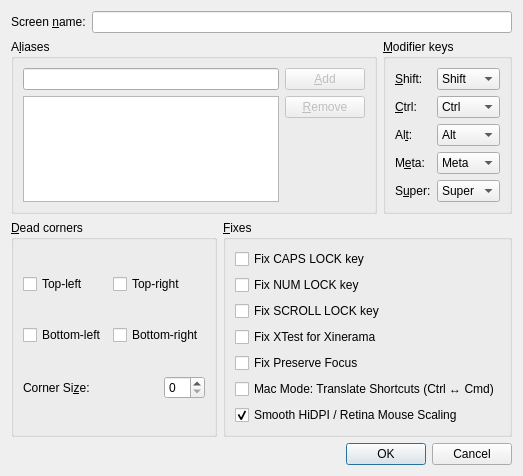
<?xml version="1.0" encoding="UTF-8"?>
<ui version="4.0">
 <class>ScreenSettingsDialog</class>
 <widget class="QDialog" name="ScreenSettingsDialog">
  <property name="geometry">
   <rect>
    <x>0</x>
    <y>0</y>
    <width>434</width>
    <height>437</height>
   </rect>
  </property>
  <property name="windowTitle">
   <string>Screen Settings</string>
  </property>
  <layout class="QVBoxLayout">
   <item>
    <layout class="QHBoxLayout">
     <item>
      <widget class="QLabel" name="label_7">
       <property name="text">
        <string>Screen &amp;name:</string>
       </property>
       <property name="buddy">
        <cstring>m_pLineEditName</cstring>
       </property>
      </widget>
     </item>
     <item>
      <widget class="QLineEdit" name="m_pLineEditName"/>
     </item>
    </layout>
   </item>
   <item>
    <layout class="QHBoxLayout">
     <item>
      <widget class="QGroupBox" name="m_pGroupAliases">
       <property name="enabled">
        <bool>true</bool>
       </property>
       <property name="title">
        <string>A&amp;liases</string>
       </property>
       <property name="checked">
        <bool>false</bool>
       </property>
       <layout class="QGridLayout">
        <item row="0" column="0">
         <widget class="QLineEdit" name="m_pLineEditAlias"/>
        </item>
        <item row="0" column="1">
         <widget class="QPushButton" name="m_pButtonAddAlias">
          <property name="enabled">
           <bool>false</bool>
          </property>
          <property name="text">
           <string>&amp;Add</string>
          </property>
         </widget>
        </item>
        <item row="1" column="0" rowspan="2">
         <widget class="QListWidget" name="m_pListAliases">
          <property name="selectionMode">
           <enum>QAbstractItemView::ExtendedSelection</enum>
          </property>
         </widget>
        </item>
        <item row="1" column="1">
         <widget class="QPushButton" name="m_pButtonRemoveAlias">
          <property name="enabled">
           <bool>false</bool>
          </property>
          <property name="text">
           <string>&amp;Remove</string>
          </property>
         </widget>
        </item>
        <item row="2" column="1">
         <spacer>
          <property name="orientation">
           <enum>Qt::Vertical</enum>
          </property>
          <property name="sizeHint" stdset="0">
           <size>
            <width>20</width>
            <height>126</height>
           </size>
          </property>
         </spacer>
        </item>
       </layout>
      </widget>
     </item>
     <item>
      <widget class="QGroupBox" name="m_pGroupModifiers">
       <property name="title">
        <string>&amp;Modifier keys</string>
       </property>
       <property name="checked">
        <bool>false</bool>
       </property>
       <layout class="QGridLayout">
        <item row="0" column="0">
         <widget class="QLabel" name="label_2">
          <property name="text">
           <string>&amp;Shift:</string>
          </property>
          <property name="buddy">
           <cstring>m_pComboBoxShift</cstring>
          </property>
         </widget>
        </item>
        <item row="0" column="1">
         <widget class="QComboBox" name="m_pComboBoxShift">
          <item>
           <property name="text">
            <string>Shift</string>
           </property>
          </item>
          <item>
           <property name="text">
            <string>Ctrl</string>
           </property>
          </item>
          <item>
           <property name="text">
            <string>Alt</string>
           </property>
          </item>
          <item>
           <property name="text">
            <string>Meta</string>
           </property>
          </item>
          <item>
           <property name="text">
            <string>Super</string>
           </property>
          </item>
          <item>
           <property name="text">
            <string>None</string>
           </property>
          </item>
         </widget>
        </item>
        <item row="1" column="0">
         <widget class="QLabel" name="label_3">
          <property name="text">
           <string>&amp;Ctrl:</string>
          </property>
          <property name="buddy">
           <cstring>m_pComboBoxCtrl</cstring>
          </property>
         </widget>
        </item>
        <item row="1" column="1">
         <widget class="QComboBox" name="m_pComboBoxCtrl">
          <property name="currentIndex">
           <number>1</number>
          </property>
          <item>
           <property name="text">
            <string>Shift</string>
           </property>
          </item>
          <item>
           <property name="text">
            <string>Ctrl</string>
           </property>
          </item>
          <item>
           <property name="text">
            <string>Alt</string>
           </property>
          </item>
          <item>
           <property name="text">
            <string>Meta</string>
           </property>
          </item>
          <item>
           <property name="text">
            <string>Super</string>
           </property>
          </item>
          <item>
           <property name="text">
            <string>None</string>
           </property>
          </item>
         </widget>
        </item>
        <item row="2" column="0">
         <widget class="QLabel" name="label_4">
          <property name="text">
           <string>Al&amp;t:</string>
          </property>
          <property name="buddy">
           <cstring>m_pComboBoxAlt</cstring>
          </property>
         </widget>
        </item>
        <item row="2" column="1">
         <widget class="QComboBox" name="m_pComboBoxAlt">
          <property name="currentIndex">
           <number>2</number>
          </property>
          <item>
           <property name="text">
            <string>Shift</string>
           </property>
          </item>
          <item>
           <property name="text">
            <string>Ctrl</string>
           </property>
          </item>
          <item>
           <property name="text">
            <string>Alt</string>
           </property>
          </item>
          <item>
           <property name="text">
            <string>Meta</string>
           </property>
          </item>
          <item>
           <property name="text">
            <string>Super</string>
           </property>
          </item>
          <item>
           <property name="text">
            <string>None</string>
           </property>
          </item>
         </widget>
        </item>
        <item row="3" column="0">
         <widget class="QLabel" name="label_5">
          <property name="text">
           <string>M&amp;eta:</string>
          </property>
          <property name="buddy">
           <cstring>m_pComboBoxMeta</cstring>
          </property>
         </widget>
        </item>
        <item row="3" column="1">
         <widget class="QComboBox" name="m_pComboBoxMeta">
          <property name="currentIndex">
           <number>3</number>
          </property>
          <item>
           <property name="text">
            <string>Shift</string>
           </property>
          </item>
          <item>
           <property name="text">
            <string>Ctrl</string>
           </property>
          </item>
          <item>
           <property name="text">
            <string>Alt</string>
           </property>
          </item>
          <item>
           <property name="text">
            <string>Meta</string>
           </property>
          </item>
          <item>
           <property name="text">
            <string>Super</string>
           </property>
          </item>
          <item>
           <property name="text">
            <string>None</string>
           </property>
          </item>
         </widget>
        </item>
        <item row="4" column="0">
         <widget class="QLabel" name="label_6">
          <property name="text">
           <string>S&amp;uper:</string>
          </property>
          <property name="buddy">
           <cstring>m_pComboBoxSuper</cstring>
          </property>
         </widget>
        </item>
        <item row="4" column="1">
         <widget class="QComboBox" name="m_pComboBoxSuper">
          <property name="currentIndex">
           <number>4</number>
          </property>
          <item>
           <property name="text">
            <string>Shift</string>
           </property>
          </item>
          <item>
           <property name="text">
            <string>Ctrl</string>
           </property>
          </item>
          <item>
           <property name="text">
            <string>Alt</string>
           </property>
          </item>
          <item>
           <property name="text">
            <string>Meta</string>
           </property>
          </item>
          <item>
           <property name="text">
            <string>Super</string>
           </property>
          </item>
          <item>
           <property name="text">
            <string>None</string>
           </property>
          </item>
         </widget>
        </item>
        <item row="5" column="0">
         <spacer>
          <property name="orientation">
           <enum>Qt::Vertical</enum>
          </property>
          <property name="sizeHint" stdset="0">
           <size>
            <width>20</width>
            <height>40</height>
           </size>
          </property>
         </spacer>
        </item>
       </layout>
      </widget>
     </item>
    </layout>
   </item>
   <item>
    <layout class="QHBoxLayout">
     <item>
      <widget class="QGroupBox" name="m_pGroupSwitchCorners">
       <property name="title">
        <string>&amp;Dead corners</string>
       </property>
       <property name="checked">
        <bool>false</bool>
       </property>
       <layout class="QGridLayout">
        <item row="0" column="0">
         <widget class="QCheckBox" name="m_pCheckBoxCornerTopLeft">
          <property name="text">
           <string>Top-left</string>
          </property>
         </widget>
        </item>
        <item row="0" column="1">
         <widget class="QCheckBox" name="m_pCheckBoxCornerTopRight">
          <property name="text">
           <string>Top-right</string>
          </property>
         </widget>
        </item>
        <item row="1" column="0">
         <widget class="QCheckBox" name="m_pCheckBoxCornerBottomLeft">
          <property name="text">
           <string>Bottom-left</string>
          </property>
         </widget>
        </item>
        <item row="1" column="1">
         <widget class="QCheckBox" name="m_pCheckBoxCornerBottomRight">
          <property name="text">
           <string>Bottom-right</string>
          </property>
         </widget>
        </item>
        <item row="2" column="0" colspan="2">
         <layout class="QHBoxLayout">
          <item>
           <widget class="QLabel" name="label">
            <property name="text">
             <string>Corner Si&amp;ze:</string>
            </property>
            <property name="buddy">
             <cstring>m_pSpinBoxSwitchCornerSize</cstring>
            </property>
           </widget>
          </item>
          <item>
           <spacer>
            <property name="orientation">
             <enum>Qt::Horizontal</enum>
            </property>
            <property name="sizeHint" stdset="0">
             <size>
              <width>40</width>
              <height>20</height>
             </size>
            </property>
           </spacer>
          </item>
          <item>
           <widget class="QSpinBox" name="m_pSpinBoxSwitchCornerSize"/>
          </item>
         </layout>
        </item>
       </layout>
      </widget>
     </item>
     <item>
      <widget class="QGroupBox" name="m_pGroupFixes">
       <property name="title">
        <string>&amp;Fixes</string>
       </property>
       <property name="checked">
        <bool>false</bool>
       </property>
       <layout class="QGridLayout">
        <item row="0" column="0">
         <widget class="QCheckBox" name="m_pCheckBoxCapsLock">
          <property name="text">
           <string>Fix CAPS LOCK key</string>
          </property>
         </widget>
        </item>
        <item row="1" column="0">
         <widget class="QCheckBox" name="m_pCheckBoxNumLock">
          <property name="text">
           <string>Fix NUM LOCK key</string>
          </property>
         </widget>
        </item>
        <item row="2" column="0">
         <widget class="QCheckBox" name="m_pCheckBoxScrollLock">
          <property name="text">
           <string>Fix SCROLL LOCK key</string>
          </property>
         </widget>
        </item>
        <item row="3" column="0">
         <widget class="QCheckBox" name="m_pCheckBoxXTest">
          <property name="text">
           <string>Fix XTest for Xinerama</string>
          </property>
          <property name="checked">
           <bool>false</bool>
          </property>
         </widget>
        </item>
	<item row="4" column="0">
         <widget class="QCheckBox" name="m_pCheckBoxPreserveFocus">
          <property name="text">
           <string>Fix Preserve Focus</string>
          </property>
          <property name="checked">
           <bool>false</bool>
          </property>
         </widget>
        </item>
	<item row="5" column="0">
         <widget class="QCheckBox" name="m_pCheckBoxMacShortcut">
          <property name="text">
           <string>Mac Mode: Translate Shortcuts (Ctrl ↔ Cmd)</string>
          </property>
          <property name="checked">
           <bool>false</bool>
          </property>
         </widget>
        </item>
	<item row="6" column="0">
         <widget class="QCheckBox" name="m_pCheckBoxHiDpi">
          <property name="text">
           <string>Smooth HiDPI / Retina Mouse Scaling</string>
          </property>
          <property name="checked">
           <bool>true</bool>
          </property>
         </widget>
        </item>
        <item row="7" column="0">
         <spacer>
          <property name="orientation">
           <enum>Qt::Vertical</enum>
          </property>
          <property name="sizeHint" stdset="0">
           <size>
            <width>20</width>
            <height>40</height>
           </size>
          </property>
         </spacer>
        </item>
       </layout>
      </widget>
     </item>
    </layout>
   </item>
   <item>
    <spacer>
     <property name="orientation">
      <enum>Qt::Vertical</enum>
     </property>
     <property name="sizeHint" stdset="0">
      <size>
       <width>20</width>
       <height>40</height>
      </size>
     </property>
    </spacer>
   </item>
   <item>
    <widget class="QDialogButtonBox" name="m_pButtonBox">
     <property name="orientation">
      <enum>Qt::Horizontal</enum>
     </property>
     <property name="standardButtons">
      <set>QDialogButtonBox::Cancel|QDialogButtonBox::Ok</set>
     </property>
    </widget>
   </item>
  </layout>
 </widget>
 <resources/>
 <connections>
  <connection>
   <sender>m_pButtonBox</sender>
   <signal>accepted()</signal>
   <receiver>ScreenSettingsDialog</receiver>
   <slot>accept()</slot>
   <hints>
    <hint type="sourcelabel">
     <x>222</x>
     <y>502</y>
    </hint>
    <hint type="destinationlabel">
     <x>157</x>
     <y>274</y>
    </hint>
   </hints>
  </connection>
  <connection>
   <sender>m_pButtonBox</sender>
   <signal>rejected()</signal>
   <receiver>ScreenSettingsDialog</receiver>
   <slot>reject()</slot>
   <hints>
    <hint type="sourcelabel">
     <x>290</x>
     <y>508</y>
    </hint>
    <hint type="destinationlabel">
     <x>286</x>
     <y>274</y>
    </hint>
   </hints>
  </connection>
 </connections>
</ui>
